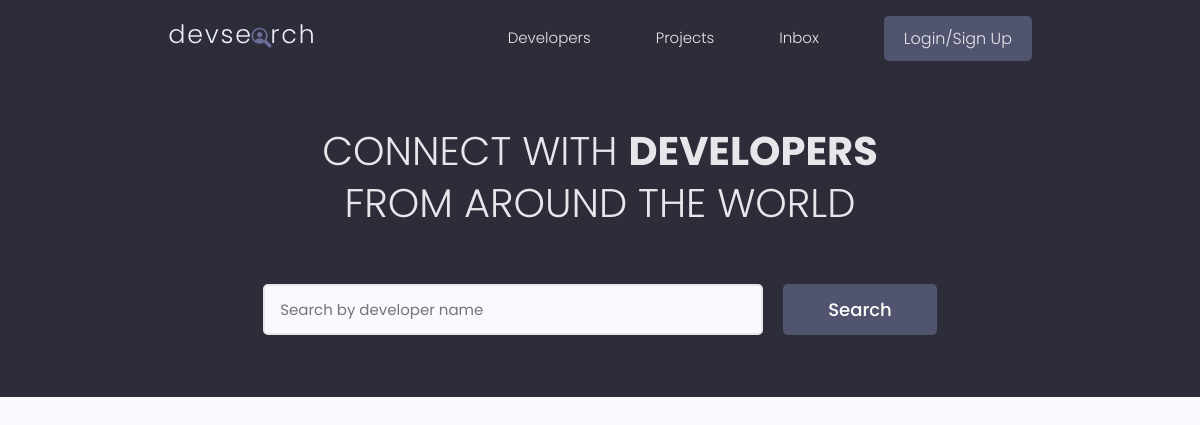
The app's page /, older data.
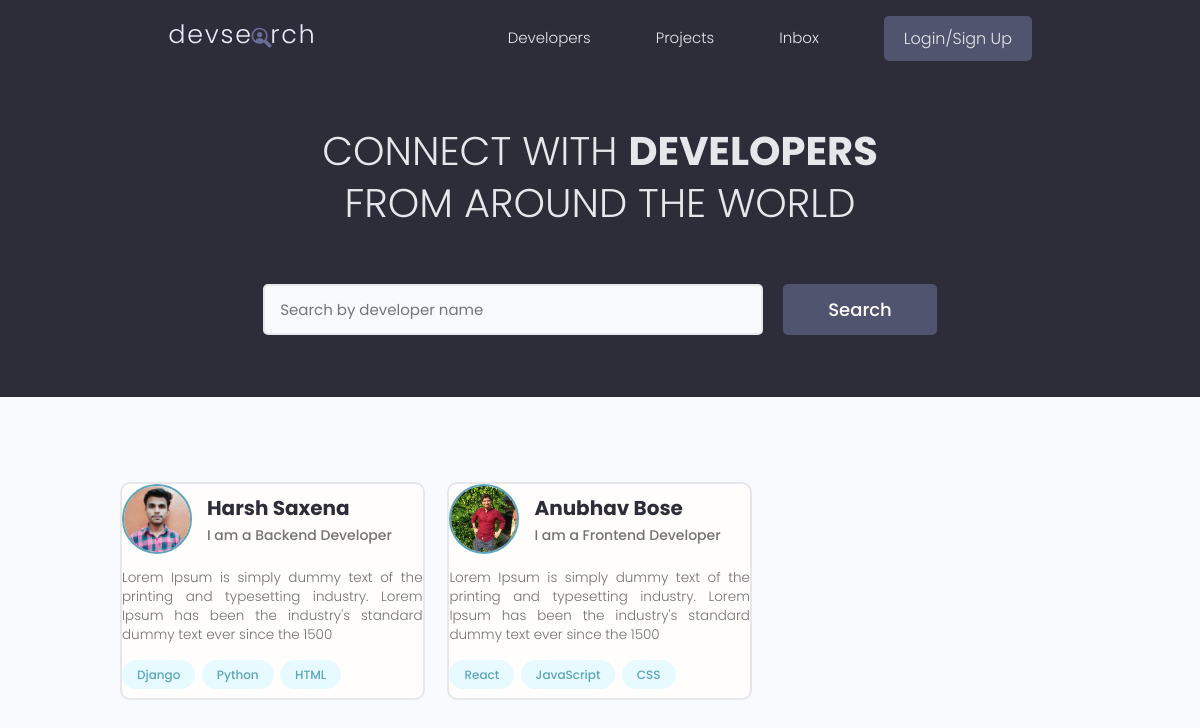
The same page, newer data.
### users/models.py (models this page shows, shortened)
class Profile(models.Model):
    user = models.OneToOneField(User, on_delete=models.CASCADE, null=True, blank=True)
    name = models.CharField(max_length=200, null=True, blank=True)
    email = models.EmailField(max_length=500, null=True, blank=True)
    username = models.CharField(max_length=200, null=True, blank=True)
    location = models.CharField(max_length=200, null=True, blank=True)
    short_intro = models.CharField(max_length=200, null=True, blank=True)
    bio = models.TextField(null=True, blank=True)
    profile_image = models.ImageField(null=True, blank=True, upload_to="profiles/", default="profiles/user-default.png")
    social_github = models.CharField(max_length=200, null=True, blank=True)
    social_twitter = models.CharField(max_length=200, null=True, blank=True)
    social_linkedin = models.CharField(max_length=200, null=True, blank=True)
    social_youtube = models.CharField(max_length=200, null=True, blank=True)
    social_website = models.CharField(max_length=200, null=True, blank=True)
    created = models.DateTimeField(auto_now_add=True)
    id = models.UUIDField(default=uuid.uuid4, unique=True, primary_key=True, editable=False)

class Skill(models.Model):
    owner = models.ForeignKey(Profile, on_delete=models.CASCADE, null=True, blank=True)
    name = models.CharField(max_length=200, null=True, blank=True)
    description = models.TextField(null=True, blank=True)
    created = models.DateTimeField(auto_now_add=True)
    id = models.UUIDField(default=uuid.uuid4, unique=True, primary_key=True, editable=False)
    def __str__(self):
        return str(self.name)

### users/views.py (the view)
# urls.py: path("", views.profiles, name="profiles"),
def profiles(request):
    profiles = Profile.objects.all()
    context = {"profiles": profiles}
    return render(request, "users/profiles.html", context)

### users/templates/users/profiles.html (shortened to what this page needs)
{% extends 'main.html' %}
{% block content %}
<main class="home">
    <section class="hero-section text-center">
      <div class="container container--narrow">
        <div class="hero-section__box">
          <h2>CONNECT WITH <span>DEVELOPERS</span></h2>
          <h2>FROM AROUND THE WORLD</h2>
        </div>
        <div class="hero-section__search">
          <form id="searchForm" class="form" action="{% url 'profiles' %}" method="get">
            <div class="form__field">
              <input class="input input--text" id="formInput#search" type="text" name="search_query"
                value="{{search_query}}" placeholder="Search by developer name" />
            </div>
            <input class="btn btn--sub btn--lg" type="submit" value="Search" />
          </form>
        </div>
      </div>
    </section>
    <section class="devlist">
      <div class="container">
        <div class="grid grid--three">
          {% for profile in profiles %}
          <div class="column card">
            <div class="dev">
                <a href="{% url 'user-profile' profile.id %}" class="card_body">
                <div class="dev__profile">
                  <img class="avatar avatar--md" src="{{profile.profile_image.url}}" alt="image" />
                  <div class="dev__meta">
                    <h3>{{profile.name}}</h3>
                    <h5>{{profile.short_intro|slice:"60"}}</h5>
                  </div>
                </div>
                <p class="dev__info">
                  {{profile.bio|slice:"150"}}
                </p>
                <div class="dev__skills">
                  {% for skill in profile.skill_set.all|slice:"5" %}
                  <span class="tag tag--pill tag--main">
                    <small>{{skill}}</small>
                  </span>
                  {% endfor %}
                </div>
              </a>
            </div>
          </div>
          {% endfor %}
        </div>
      </div>
    </section>
  </main>
{% endblock %}

### templates/main.html (shortened to what this page needs)
<!DOCTYPE html>
{% load static %}
<html lang="en">
<head>
  <link rel="stylesheet" href="https://cdn.iconmonstr.com/1.3.0/css/iconmonstr-iconic-font.min.css" />
  <link rel="stylesheet" href="{% static 'uikit/styles/uikit.css' %}" />
  <link rel="stylesheet" href="{% static 'styles/app.css' %}"/>
</head>
<body>
    {% include "navbar.html" %}
    {% block content %}
    {% endblock content %}
</body>
</html>

### templates/navbar.html (shortened to what this page needs)
{% load static %}
  <header class="header">
    <div class="container container--narrow">
      <a href="{% url 'profiles' %}" class="header__logo">
        <img src="{% static 'images/logo.svg' %}" alt="DevSearch Logo" />
      </a>
      <nav class="header__nav">
        <ul class="header__menu">
          <li class="header__menuItem"><a href="{% url 'profiles' %}">Developers</a></li>
          <li class="header__menuItem"><a href="{% url 'projects' %}">Projects</a></li>
          <li class="header__menuItem"><a href="">Inbox</a></li>
          {% if request.user.is_authenticated %}
          <li class="header__menuItem"><a href="{% url 'create-project' %}">Add Project</a></li>
          <li class="header__menuItem"><a href="{% url 'logout' %}" class="btn btn--sub">Logout</a></li>
          {% else %}
          <li class="header__menuItem"><a href="{% url 'login' %}" class="btn btn--sub">Login/Sign Up</a></li>
          {% endif %}
        </ul>
      </nav>
    </div>
  </header>

### static/styles/app.css (style rules this page uses)
:root { --color-sub: #2d2d39; }
.btn--sub { background-color: var(--color-sub-light); }
.card { border: 2px solid var(--color-light); }
img { width: 100%; }
.header { position: sticky; z-index: 111; background-color: var(--color-sub); padding: 1.5rem 0; }
.header > .container { display: flex; justify-content: space-between; align-items: center; }
.header__logo > img { height: 3.8rem; }
.header__nav > ul { display: inline-flex; align-items: center; list-style: none; gap: 6.5rem; }
.header__menuItem > a { color: var(--color-light); font-weight: 300; }
.hero-section { height: 40vh; display: flex; align-items: center; background-color: var(--color-sub); }
.hero-section__box { margin-bottom: 4rem; }
.hero-section__box > h2, .hero-section__box > h2 > span { font-size: 4rem; color: var(--color-light); line-height: 1.3; text-transform: uppercase; }
.hero-section__box > h2 { font-weight: 300; }
.hero-section__box > h2 > span { font-weight: 700; }
.hero-section__search > .form { display: flex; align-items: center; justify-content: center; gap: 2rem; }
.hero-section__search > .form input.input--text { width: 50rem; }
.devlist { margin-top: 8rem; }
.devlist .grid { align-items: stretch; }
.devlist .dev .dev__profile { display: flex; align-items: center; gap: 1.5rem; }
.devlist .dev .dev__meta h3 { color: var(--color-sub); font-size: 2rem; font-weight: 700; }
.devlist .dev .dev__meta h5 { color: var(--color-text); font-size: 1.4rem; font-weight: 500; }
.devlist .dev .dev__info { margin: 1.5rem 0; font-size: 1.35rem; line-height: 1.4; text-align: justify; }

### static/uikit/styles/modules/_variables.css (style rules this page uses)
:root { --color-main: #5aa5b9; --color-main-light: #e6faff; --color-sub: #3f4156; --color-sub-light: #51546e; --color-sub-lighter: #ededfd; --color-text: #737373; --color-gray: #8b8b8b; --color-light: #e5e7eb; --color-light-gray: #767676; --color-bg: #f8fafd; --color-white: #fffefd; --color-white-light: #f3f3f3; --color-success: #359e64; --color-success-bg: #def8e8; --color-error: #fc4b0b; --color-error-bg: #fff2ee; --font-base: 'Poppins', arial, helvetica, 'Segoe UI', roboto, ubuntu, sans-serif; --font-monospace: 'Fira Code', 'Courier New', courier, monospace; --font-regular: 300; --font-medium: 500; --font-bold: 700; --generic-shadow: 1px 1px 5px #00000010; --generic-transition: all 0.3s ease-in-out; }

### static/uikit/styles/modules/_base.css (style rules this page uses)
* { margin: 0; padding: 0; box-sizing: border-box; text-rendering: optimizeLegibility; color: inherit; font-size: inherit; }
html { font-size: 50%; }
@media only screen and (min-width: 480px) { html { font-size: 56.25%; } }
@media only screen and (min-width: 1200px) { html { font-size: 62.5%; } }
body { line-height: 1.6; font-weight: 400; font-size: 1.5rem; color: var(--color-text); background-color: var(--color-bg); min-height: 100vh; }

### static/uikit/styles/modules/_typography.css (style rules this page uses)
* { font-family: var(--font-base); }
h2 { font-size: 3.6rem; font-weight: var(--font-bold); }
h3 { font-size: 3.2rem; font-weight: var(--font-medium); }
h5 { font-size: 2.4rem; font-weight: var(--font-medium); }
h5, h6 { font-weight: var(--font-regular); }
p, span, strong { font-size: 1.6rem; color: var(--color-text); font-weight: var(--font-regular); }
a { padding-bottom: 2px; text-decoration: none; display: inline-block; color: var(--color-main); font-weight: var(--font-medium); }

### static/uikit/styles/modules/_utilities.css (style rules this page uses)
.container { width: 92%; max-width: 165rem; margin: 0 auto; box-sizing: border-box; }
.container--narrow { width: 92%; max-width: 120rem; }
@media screen and (min-width: 1000px) { .container { width: 90%; } }
@media screen and (min-width: 1000px) { .container--narrow { width: 85%; } }
@media screen and (min-width: 1200px) { .container { width: 80%; } }
@media screen and (min-width: 1200px) { .container--narrow { width: 72%; } }
.text-center { text-align: center; }

### static/uikit/styles/modules/_avatar.css (style rules this page uses)
.avatar { border-radius: 50%; border: 2px solid var(--color-main); object-fit: cover; }
.avatar--md { height: 7rem; width: 7rem; }

### static/uikit/styles/modules/_button.css (style rules this page uses)
.btn { display: inline-block; position: relative; cursor: pointer; background-color: var(--color-light); font-weight: var(--font-medium); color: var(--color-sub); text-decoration: none; padding: 1rem 2rem; border-radius: 0.5rem; border: none; width: -webkit-fit-content; width: -moz-fit-content; width: fit-content; height: -webkit-fit-content; height: -moz-fit-content; height: fit-content; font-size: 1.6rem; outline-width: 0; outline-color: transparent; -webkit-backface-visibility: hidden; backface-visibility: hidden; transition: all 0.3s ease-in-out; }
.btn--sub { background-color: var(--color-sub); color: var(--color-white); }
.btn--lg { font-size: 1.8rem; padding: 1.2rem 4.5rem; }

Row changes from the older to the newer data that the page shows:
added Profile: profile_image (picture), name "Harsh Saxena", short_intro "I am a Backend Developer", bio "Lorem Ipsum is simply dummy text of the printing and typesetting industry. Lorem Ipsum has been the industry's standard dummy text ever since the 1500"
added Skill: name "Django", shown under "Harsh Saxena"
added Skill: name "Python", shown under "Harsh Saxena"
added Skill: name "HTML", shown under "Harsh Saxena"
added Profile: profile_image (picture), name "Anubhav Bose", short_intro "I am a Frontend Developer", bio "Lorem Ipsum is simply dummy text of the printing and typesetting industry. Lorem Ipsum has been the industry's standard dummy text ever since the 1500"
added Skill: name "React", shown under "Anubhav Bose"
added Skill: name "JavaScript", shown under "Anubhav Bose"
added Skill: name "CSS", shown under "Anubhav Bose"
